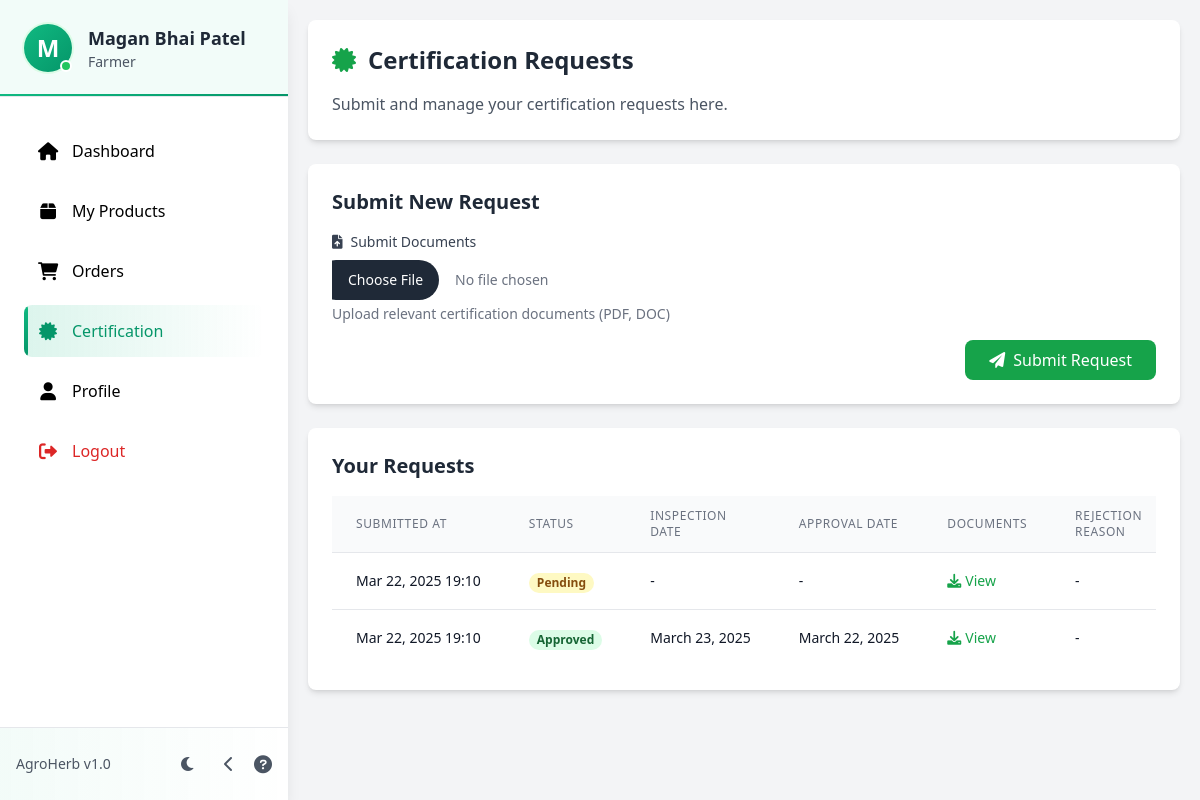
Page /farmer/certification/ (signed in) on the committed database.
### api/models.py (models this page shows, shortened)
class User(AbstractBaseUser, PermissionsMixin):
    ROLE_CHOICES = [
        ('Farmer', 'Farmer'),
        ('Customer', 'Customer'),
        ('Admin', 'Admin'),
        ('Verifier', 'Verifier'),
    ]
    user_id = models.AutoField(primary_key=True)
    full_name = models.CharField(max_length=100)
    email = models.EmailField(unique=True)
    phone_number = models.CharField(max_length=15)
    role = models.CharField(max_length=10, choices=ROLE_CHOICES, default='Customer')
    is_active = models.BooleanField(default=True)
    is_staff = models.BooleanField(default=False)
    objects = UserManager()
    USERNAME_FIELD = 'email'
    REQUIRED_FIELDS = ['full_name', 'phone_number']

class CertificationRequest(models.Model):
    farmer = models.ForeignKey(FarmerProfile, on_delete=models.CASCADE)
    submitted_documents = models.FileField(upload_to='certification_documents/')
    status = models.CharField(max_length=20, choices=[
        ('pending', 'Pending'),
        ('approved', 'Approved'),
        ('rejected', 'Rejected')
    ], default='pending')
    submitted_at = models.DateTimeField(default=timezone.now)
    inspection_date = models.DateField(null=True, blank=True)
    approval_date = models.DateField(null=True, blank=True)
    rejection_reason = models.TextField(blank=True, null=True)

### api/views.py (the view, shortened to what this page needs)
# urls.py: path('farmer/certification/', views.certification_request, name='certification_request'),
@login_required
def certification_request(request):
    if request.user.role != 'Farmer':
        messages.error(request, 'Only farmers can request certification.')
        return redirect('home')
    try:
        farmer_profile = FarmerProfile.objects.get(user=request.user)
        certification_requests = CertificationRequest.objects.filter(farmer=farmer_profile).order_by('-submitted_at')
    except FarmerProfile.DoesNotExist:
        messages.error(request, 'Please complete your farmer profile first.')
        return redirect('farmer_dashboard')
    context = {
        'certification_requests': certification_requests,
        'farmer_profile': farmer_profile,
    }
    return render(request, 'farmer/certification_request.html', context)

### templates/farmer/certification_request.html (shortened to what this page needs)
{% extends 'farmer/farmer_base.html' %}
{% block content %}
<div class="flex flex-col p-5">
    <div class="bg-white rounded-lg shadow-md p-6 mb-6">
        <div class="flex items-center mb-4">
            <i class="fas fa-certificate text-green-600 text-2xl mr-3"></i>
            <h1 class="text-2xl font-semibold text-gray-800">Certification Requests</h1>
        </div>
        <p class="text-gray-600">Submit and manage your certification requests here.</p>
    </div>
    <div class="bg-white rounded-lg shadow-md p-6 mb-6">
        <h2 class="text-xl font-semibold text-gray-800 mb-4">Submit New Request</h2>
        <form method="post" enctype="multipart/form-data" class="space-y-4">
            <div>
                <label class="block text-sm font-medium text-gray-700 mb-2">
                    <i class="fas fa-file-upload mr-2"></i>Submit Documents
                </label>
                <input type="file" name="submitted_documents" required
                    class="block w-full text-sm text-gray-500 file:mr-4 file:py-2 file:px-4 file:rounded-full file:border-0 file:text-sm file:font-semibold file:bg-green-50 file:text-green-700 hover:file:bg-green-100">
                <p class="mt-1 text-sm text-gray-500">Upload relevant certification documents (PDF, DOC)</p>
            </div>
            <div class="flex justify-end">
                <button type="submit" class="bg-green-600 text-white px-6 py-2 rounded-lg hover:bg-green-700 transition-colors">
                    <i class="fas fa-paper-plane mr-2"></i>Submit Request
                </button>
            </div>
        </form>
    </div>
    <div class="bg-white rounded-lg shadow-md p-6">
        <h2 class="text-xl font-semibold text-gray-800 mb-4">Your Requests</h2>
        {% if certification_requests %}
        <div class="overflow-x-auto">
            <table class="min-w-full divide-y divide-gray-200">
                <thead class="bg-gray-50">
                    <tr>
                        <th class="px-6 py-3 text-left text-xs font-medium text-gray-500 uppercase tracking-wider">Submitted At</th>
                        <th class="px-6 py-3 text-left text-xs font-medium text-gray-500 uppercase tracking-wider">Status</th>
                        <th class="px-6 py-3 text-left text-xs font-medium text-gray-500 uppercase tracking-wider">Inspection Date</th>
                        <th class="px-6 py-3 text-left text-xs font-medium text-gray-500 uppercase tracking-wider">Approval Date</th>
                        <th class="px-6 py-3 text-left text-xs font-medium text-gray-500 uppercase tracking-wider">Documents</th>
                        <th class="px-6 py-3 text-left text-xs font-medium text-gray-500 uppercase tracking-wider">Rejection Reason</th>
                    </tr>
                </thead>
                <tbody class="bg-white divide-y divide-gray-200">
                    {% for request in certification_requests %}
                    <tr>
                        <td class="px-6 py-4 whitespace-nowrap text-sm text-gray-900">
                            {{ request.submitted_at|date:"M d, Y H:i" }}
                        </td>
                        <td class="px-6 py-4 whitespace-nowrap">
                            <span class="px-2 inline-flex text-xs leading-5 font-semibold rounded-full
                                {% if request.status == 'pending' %}bg-yellow-100 text-yellow-800
                                {% elif request.status == 'approved' %}bg-green-100 text-green-800
                                {% else %}bg-red-100 text-red-800{% endif %}">
                                {{ request.status|title }}
                            </span>
                        </td>
                        <td class="px-6 py-4 whitespace-nowrap text-sm text-gray-900">
                            {{ request.inspection_date|default:"-" }}
                        </td>
                        <td class="px-6 py-4 whitespace-nowrap text-sm text-gray-900">
                            {{ request.approval_date|default:"-" }}
                        </td>
                        <td class="px-6 py-4 whitespace-nowrap text-sm text-gray-900">
                            <a href="{{ request.submitted_documents.url }}" target="_blank" class="text-green-600 hover:text-green-800">
                                <i class="fas fa-download mr-1"></i>View
                            </a>
                        </td>
                        <td class="px-6 py-4 whitespace-nowrap text-sm text-gray-900">
                            {{ request.rejection_reason|default:"-" }}
                        </td>
                    </tr>
                    {% endfor %}
                </tbody>
            </table>
        </div>
        {% else %}
        <p class="text-gray-500 text-center py-4">No certification requests found.</p>
        {% endif %}
    </div>
</div>
{% endblock %}

### templates/farmer/sidebar.html (shortened to what this page needs)
<!DOCTYPE html>
<html lang="en">
<head>
    <script src="https://cdn.tailwindcss.com"></script>
</head>
<body class="flex m-0 font-sans">
    <div class="sidebar fixed left-0 top-0 h-full bg-white dark:bg-gray-900 shadow-lg z-50">
        <div class="p-6 border-b border-gray-200 dark:border-gray-700 profile-section">
            <div class="flex items-center">
                <div class="relative">
                    {% if user.farmer_profile.photo %}
                        <img src="{{ user.farmer_profile.photo.url }}" alt="Profile Photo"
                             class="w-12 h-12 rounded-full object-cover ring-2 ring-green-100 dark:ring-green-900 transition-all duration-300 hover:scale-110 hover:ring-green-200 dark:hover:ring-green-800">
                    {% else %}
                        <div class="w-12 h-12 rounded-full default-avatar ring-2 ring-green-100 dark:ring-green-900 transition-all duration-300 hover:scale-110 hover:ring-green-200 dark:hover:ring-green-800">
                            {{ user.full_name|first|upper }}
                        </div>
                    {% endif %}
                    <div class="absolute bottom-0 right-0 w-3 h-3 bg-green-500 rounded-full border-2 border-white dark:border-gray-900 online-indicator"></div>
                </div>
                <div class="ml-4">
                    <h2 class="text-lg font-semibold text-gray-800 dark:text-white profile-name">{{ user.full_name }}</h2>
                    <p class="text-sm text-gray-600 dark:text-gray-400 profile-role">Farmer</p>
                </div>
            </div>
        </div>
        <nav class="p-6">
            <ul class="space-y-2">
                <li class="nav-item">
                    <a href="{% url 'farmer_dashboard' %}"
                       class="sidebar-link flex items-center p-3 rounded-lg {% if request.resolver_match.url_name == 'farmer_dashboard' %}active{% endif %}">
                        <div class="icon-wrapper mr-3">
                            <i class="fas fa-home text-lg"></i>
                        </div>
                        <span class="nav-text">Dashboard</span>
                    </a>
                </li>
                <li class="nav-item">
                    <a href="{% url 'product_list' %}"
                       class="sidebar-link flex items-center p-3 rounded-lg {% if request.resolver_match.url_name == 'product_list' %}active{% endif %}">
                        <div class="icon-wrapper mr-3">
                            <i class="fas fa-box text-lg"></i>
                        </div>
                        <span class="nav-text">My Products</span>
                    </a>
                </li>
                <li class="nav-item">
                    <a href="{% url 'farmer_orders' %}"
                       class="sidebar-link flex items-center p-3 rounded-lg {% if request.resolver_match.url_name == 'farmer_orders' %}active{% endif %}">
                        <div class="icon-wrapper mr-3">
                            <i class="fas fa-shopping-cart text-lg"></i>
                        </div>
                        <span class="nav-text">Orders</span>
                    </a>
                </li>
                <li class="nav-item">
                    <a href="{% url 'certification_request' %}"
                       class="sidebar-link flex items-center p-3 rounded-lg {% if request.resolver_match.url_name == 'certification_request' %}active{% endif %}">
                        <div class="icon-wrapper mr-3">
                            <i class="fas fa-certificate text-lg"></i>
                        </div>
                        <span class="nav-text">Certification</span>
                    </a>
                </li>
                <li class="nav-item">
                    <a href="{% url 'edit_farmer_profile' %}"
                       class="sidebar-link flex items-center p-3 rounded-lg {% if request.resolver_match.url_name == 'edit_farmer_profile' %}active{% endif %}">
                        <div class="icon-wrapper mr-3">
                            <i class="fas fa-user text-lg"></i>
                        </div>
                        <span class="nav-text">Profile</span>
                    </a>
                </li>
                <li class="nav-item">
                    <a href="{% url 'logout' %}"
                       class="sidebar-link logout-link flex items-center p-3 rounded-lg text-red-600 dark:text-red-400 hover:bg-red-50 dark:hover:bg-red-900/20">
                        <div class="icon-wrapper mr-3">
                            <i class="fas fa-sign-out-alt text-lg"></i>
                        </div>
                        <span class="nav-text">Logout</span>
                    </a>
                </li>
            </ul>
        </nav>
        <div class="absolute bottom-0 w-full p-4 border-t border-gray-200 dark:border-gray-700 bottom-section">
            <div class="flex items-center justify-between">
                <span class="text-sm text-gray-600 dark:text-gray-400 version-text">AgroHerb v1.0</span>
                <div class="flex items-center space-x-3">
                    <button class="theme-toggle p-2 rounded-lg hover:bg-gray-100 dark:hover:bg-gray-800" onclick="toggleTheme()">
                        <i class="fas fa-moon dark:hidden text-gray-600"></i>
                    </button>
                    <button class="toggle-button p-2 rounded-lg hover:bg-gray-100 dark:hover:bg-gray-800" onclick="toggleSidebar()">
                        <i class="fas fa-chevron-left text-gray-600 dark:text-gray-400"></i>
                    </button>
                    <a href="#" class="help-icon">
                        <i class="fas fa-question-circle text-lg text-gray-600 dark:text-gray-400"></i>
                    </a>
                </div>
            </div>
        </div>
    </div>
</body>
</html>

### templates/farmer/sidebar.html (style rules this page uses)
:root { --sidebar-width: 18rem; --sidebar-collapsed-width: 5rem; }
.sidebar { width: var(--sidebar-width); transition: all 0.3s cubic-bezier(0.4, 0, 0.2, 1); }
.sidebar-link { transition: all 0.3s cubic-bezier(0.4, 0, 0.2, 1); position: relative; overflow: hidden; margin: 0.25rem 0; white-space: nowrap; }
.sidebar-link::before { content: ''; position: absolute; left: 0; top: 0; height: 100%; width: 4px; background: linear-gradient(to bottom, #10b981, #059669); transform: scaleY(0); transition: transform 0.3s cubic-bezier(0.4, 0, 0.2, 1); border-radius: 0 4px 4px 0; }
.sidebar-link:hover::before, .sidebar-link.active::before { transform: scaleY(1); }
.sidebar-link.active { background: linear-gradient(to right, rgba(16, 185, 129, 0.15), transparent); color: #059669; font-weight: 500; }
.profile-section { transition: all 0.3s cubic-bezier(0.4, 0, 0.2, 1); position: relative; overflow: hidden; }
.profile-section::after { content: ''; position: absolute; bottom: 0; left: 0; width: 100%; height: 2px; background: linear-gradient(to right, #10b981, #059669); transform: scaleX(0); transition: transform 0.3s cubic-bezier(0.4, 0, 0.2, 1); }
.nav-item { animation: slideIn 0.5s cubic-bezier(0.4, 0, 0.2, 1) forwards; opacity: 0; }
.nav-item:nth-child(1) { animation-delay: 0.1s; }
.nav-item:nth-child(2) { animation-delay: 0.2s; }
.nav-item:nth-child(3) { animation-delay: 0.3s; }
.nav-item:nth-child(4) { animation-delay: 0.4s; }
.nav-item:nth-child(5) { animation-delay: 0.5s; }
.nav-item:nth-child(6) { animation-delay: 0.6s; }
.icon-wrapper { transition: all 0.3s cubic-bezier(0.4, 0, 0.2, 1); position: relative; min-width: 1.5rem; text-align: center; }
.sidebar-link.active .icon-wrapper { color: #059669; }
.online-indicator { animation: pulse 2s infinite; }
.bottom-section { background: linear-gradient(to right, rgba(16, 185, 129, 0.05), transparent); }
.help-icon { transition: all 0.3s cubic-bezier(0.4, 0, 0.2, 1); }
.logout-link { transition: all 0.3s cubic-bezier(0.4, 0, 0.2, 1); }
.theme-toggle { transition: all 0.3s cubic-bezier(0.4, 0, 0.2, 1); }
.toggle-button { transition: all 0.3s cubic-bezier(0.4, 0, 0.2, 1); }
.default-avatar { background: linear-gradient(135deg, #10b981 0%, #059669 100%); display: flex; align-items: center; justify-content: center; color: white; font-weight: 600; font-size: 1.5rem; text-transform: uppercase; }

### rows in the picture
User: full_name|first "M", full_name "Magan Bhai Patel"
CertificationRequest: submitted_at "Mar 22, 2025 19:10", status "Pending", inspection_date "-", approval_date "-", rejection_reason "-"
CertificationRequest: submitted_at "Mar 22, 2025 19:10", status "Approved", inspection_date "March 23, 2025", approval_date "March 22, 2025", rejection_reason "-"
